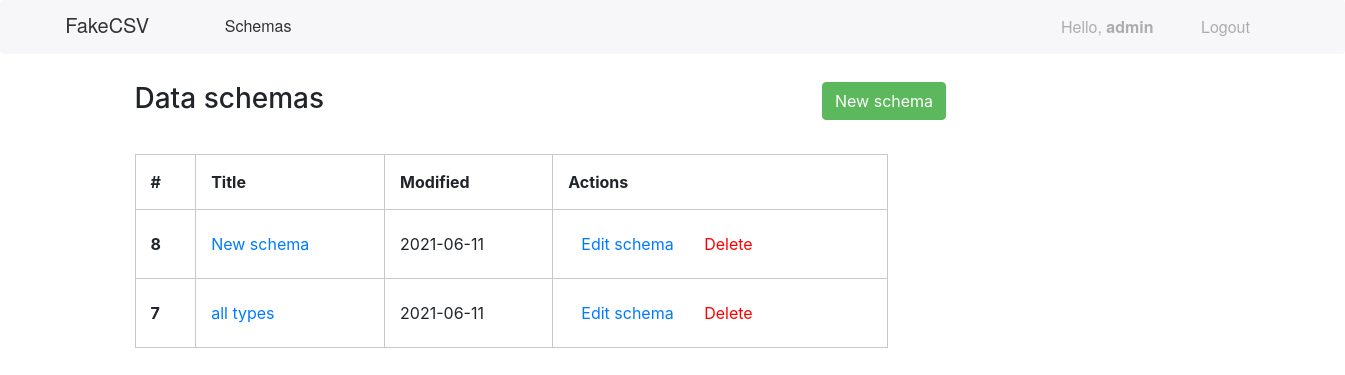
Screenshot of /schemas (signed in) with the database file from the repository.
### Main/models.py (models this page shows, shortened)
class Schema(models.Model):
    name = models.CharField(max_length=32, verbose_name='Имя', null=True)
    modified_time = models.DateField(verbose_name="Дата изменения", null=True)
    creator = models.ForeignKey(User, on_delete=models.CASCADE, verbose_name='Создатель', null=True)
    separator = models.ForeignKey(Separator, on_delete=models.CASCADE, null=True)
    string_character = models.ForeignKey(StringCharacter, on_delete=models.CASCADE, null=True)
    class Meta:
        verbose_name = 'Таблица'
        verbose_name_plural = 'Таблицы'

### Main/main.py (the view)
    def decorator(*args):
        if len(args) == 0:
            raise Exception('no request in func arguments')
        request = args[0]
        if not request.user.is_authenticated:
            return HttpResponseRedirect(DEFAULT_LOGIN_PAGE)
        return fun(*args)

### Main/main.py (called while the page is built)
def check_authorize(fun):
    def decorator(*args):
        if len(args) == 0:
            raise Exception('no request in func arguments')
        request = args[0]
        if not request.user.is_authenticated:
            return HttpResponseRedirect(DEFAULT_LOGIN_PAGE)
        return fun(*args)
    return decorator

### Main/views.py (called while the page is built)
@check_authorize
def schemas(request):
    if request.method == 'POST':
        Schema.objects.get(id=request.POST['schema']).delete()
        return HttpResponseRedirect('/schemas')
    return render(request, 'Main/schemas.html', {
        'schemas': reversed(Schema.objects.filter(creator=request.user))
    })

### templates/Main/schemas.html (shortened to what this page needs)
{% extends 'Main/base_main.html' %}
{% block content %}
    <div class="row">
        <div class="col">
            <h3>Data schemas</h3>
        </div>
        <div class="col">
            <a href="/new_schema" class="btn btn-success" style="background-color: #5CB85C; border-color: #5CB85C;">New schema</a>
        </div>
    </div>
    <table style="width: 56%; margin-top: 30px;">
        <tr>
            <td class="schema-td"><b>#</b></td>
            <td class="schema-td"><b>Title</b></td>
            <td class="schema-td"><b>Modified</b></td>
            <td class="schema-td"><b>Actions</b></td>
        </tr>
        {% for schema in schemas %}
            <tr>
                <td class="schema-td"><b>{{ schema.id }}</b></td>
                <td class="schema-td"><a href="/new_schema?id={{ schema.id }}">{{ schema.name }}</a></td>
                <td class="schema-td">{{ schema.modified_time|date:'Y-m-d' }}</td>
                <td class="schema-td">
                    <form method="POST">
                        <a class="btn btn-link" href="/new_schema?id={{ schema.id }}">Edit schema</a>
                        <button type="submit" class="btn btn-link" style="color: red;">Delete</button>
                    </form>
                </td>
            </tr>
        {% endfor %}
    </table>
{% endblock %}

### templates/Main/base_main.html
{% extends 'base.html' %}
{% block header %}
    <div class="top" style="background-color: #F7F7F9">
        <a class="top-title" style="text-decoration: none;" href="/">FakeCSV</a>
        <a class="top-schemas" href="/schemas">Schemas</a>
        <label class="top-hello">Hello, <b>{{ user }}</b></label>
        <a class="top-logout" href="/logout">Logout</a>
    </div>
{% endblock %}

### templates/base.html (style rules this page uses)
.top-title { position: absolute; width: 142.9px; height: 17px; left: 65.32px; top: 16px; font-family: HelveticaNeue; font-size: 20px; line-height: 17px; display: flex; align-items: flex-end; color: rgba(0, 0, 0, 0.8); }
.top-schemas { position: absolute; width: 111.02px; height: 16px; left: 224.71px; top: 18px; text-decoration: none; font-family: HelveticaNeue; font-size: 16px; line-height: 16px; color: rgba(0, 0, 0, 0.8); }
.top-logout { position: absolute; width: 58px; height: 16px; right: 86px; top: 19px; text-decoration: none; font-family: HelveticaNeue; font-size: 16px; line-height: 16px; color: rgba(0, 0, 0, 0.3); }
.top-hello { position: absolute; width: 129px; height: 16px; right: 155px; top: 19px; font-family: HelveticaNeue; font-size: 16px; line-height: 16px; color: rgba(0, 0, 0, 0.3); }
.top { position: absolute; width: 100%; height: 54px; left: 0px; top: 0px; background: #F7F7F9; border-radius: 4px; }
.schema-td { border: 1px solid rgb(200, 200, 200); padding: 15px; }

### rows the page displays
Schema: id "8", name "New schema", modified_time "2021-06-11"
Schema: id "7", name "all types", modified_time "2021-06-11"

### other values shown
{{ user }} "admin"
